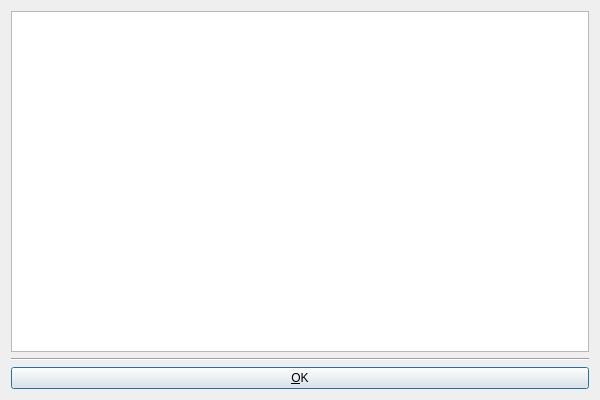
<?xml version="1.0" encoding="UTF-8"?>
<ui version="4.0">
 <class>AboutWidget</class>
 <widget class="QWidget" name="AboutWidget">
  <property name="geometry">
   <rect>
    <x>0</x>
    <y>0</y>
    <width>600</width>
    <height>400</height>
   </rect>
  </property>
  <property name="minimumSize">
   <size>
    <width>600</width>
    <height>400</height>
   </size>
  </property>
  <layout class="QVBoxLayout">
   <item>
    <widget class="QTextBrowser" name="textBrowser">
     <property name="openExternalLinks">
      <bool>true</bool>
     </property>
    </widget>
   </item>
   <item>
    <widget class="Line" name="line">
     <property name="orientation">
      <enum>Qt::Horizontal</enum>
     </property>
    </widget>
   </item>
   <item>
    <widget class="QPushButton" name="okButton">
     <property name="text">
      <string>&amp;OK</string>
     </property>
     <property name="default">
      <bool>true</bool>
     </property>
    </widget>
   </item>
  </layout>
 </widget>
 <resources/>
 <connections/>
</ui>
